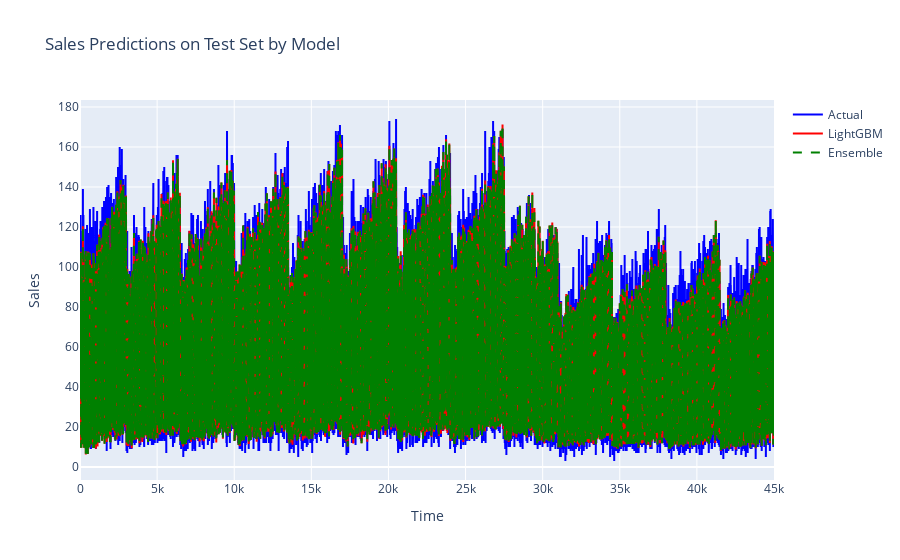

Notebook code cell kept with this figure:
### Markdown cell above
# 7. Visualization

### Code cell
# 7. Visualization
# ทดสอบโมเดลแต่ละตัวบน X_test และ plot เทียบกับ actual sales ของ y_test

import plotly.graph_objects as go

# สร้าง dict สำหรับเก็บ prediction ของแต่ละโมเดลบน X_test
test_predictions = {}

for name, model in models.items():
    test_pred = model.predict(X_test)
    test_predictions[name] = test_pred

# สร้าง weighted ensemble บน X_test
ensemble_test_pred = np.zeros_like(y_test, dtype=float)
for name, weight in weights.items():
    ensemble_test_pred += test_predictions[name] * weight
test_predictions['Ensemble'] = ensemble_test_pred

def plot_predictions_test(actual, predictions):
    fig = go.Figure()
    
    # Plot actual values
    fig.add_trace(go.Scatter(
        y=actual,
        name='Actual',
        line=dict(color='blue', width=2)
    ))
    
    # Plot predictions for each model
    colors = ['red', 'green', 'purple', 'orange', 'black']
    line_styles = ['solid', 'dash', 'dot', 'dashdot', 'longdash']
    for (name, pred), color, line_style in zip(predictions.items(), colors, line_styles):
        fig.add_trace(go.Scatter(
            x=np.arange(len(pred)) if 'date' not in predictions else predictions['date'],  # fallback if no date
            y=pred,
            name=name,
            line=dict(color=color, width=2, dash=line_style)
        ))
    
    fig.update_layout(
        title='Sales Predictions on Test Set by Model',
        xaxis_title='Time',
        yaxis_title='Sales',
        hovermode='x unified'
    )
    
    fig.show()

# Plot predictions on test set
plot_predictions_test(y_test, test_predictions)

### Figure 1 — Plotly figure (JSON) as saved in the notebook; plotly's stock layout.template omitted (floating-point values rounded to 4 significant figures; data arrays with more than 128 entries replaced by an {"elided": "..."} marker saying what was removed)
{"data": [{"line": {"color": "blue", "width": 2}, "name": "Actual", "type": "scatter", "y": {"elided": "45000 int values"}}, {"line": {"color": "red", "dash": "solid", "width": 2}, "name": "LightGBM", "type": "scatter", "x": {"elided": "45000 int values"}, "y": {"elided": "45000 float values"}}, {"line": {"color": "green", "dash": "dash", "width": 2}, "name": "Ensemble", "type": "scatter", "x": {"elided": "45000 int values"}, "y": {"elided": "45000 float values"}}], "layout": {"hovermode": "x unified", "title": {"text": "Sales Predictions on Test Set by Model"}, "xaxis": {"title": {"text": "Time"}}, "yaxis": {"title": {"text": "Sales"}}}}
